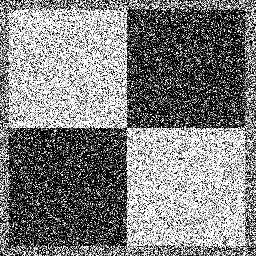
#> input picture intro/ps1_python/input/ps1-input0-noise.png, 256 x 256 px, given in place of logo.png, which was not available
$ python noisePractice.py
#> lines starting #> are read from the running program, lines starting #| are printed output that depends on the picture
import numpy as np
import cv2

img = cv2.imread('logo.png')
#> img is the input picture: shape (256, 256, 3); min 0, max 255, mean 127.6
imgB = img[:,:,1];
cv2.imshow('image',img);

#Adding Noise
s = img.shape
#> s = (256, 256, 3)
noise = np.random.randn(s[0],s[1],s[2])


sigma = int(raw_input());
#> the answer given: 3

imgX = img + noise*sigma

cv2.imshow('image',imgX);
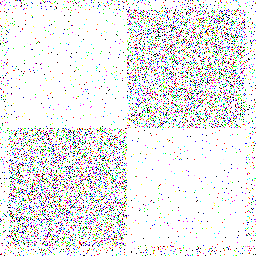
#> window 'image': shape (256, 256, 3); mean B, G, R 233.6, 233.4, 233.4
cv2.waitKey(0)
cv2.destroyAllWindows()

$ run again, on intro/ps1_python/input/ps1-input1.png
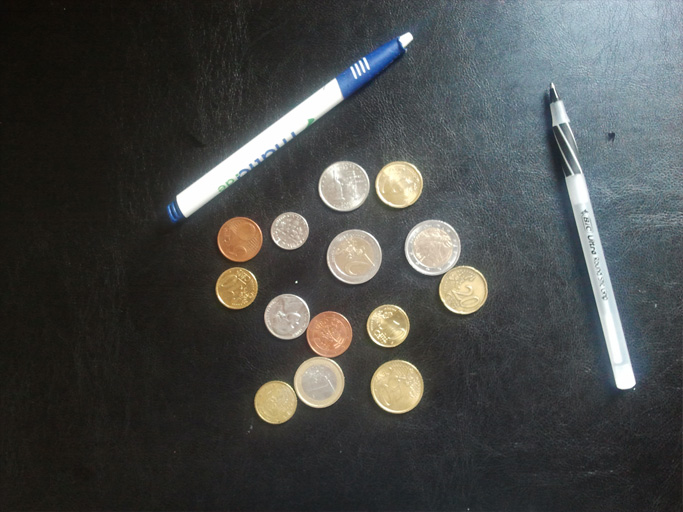
#> input picture intro/ps1_python/input/ps1-input1.png, 683 x 512 px, given in place of logo.png, which was not available
#> img is the input picture: shape (512, 683, 3); mean B, G, R 71.9, 73.3, 71.2
#> `imgB = img[:,:,1];`:
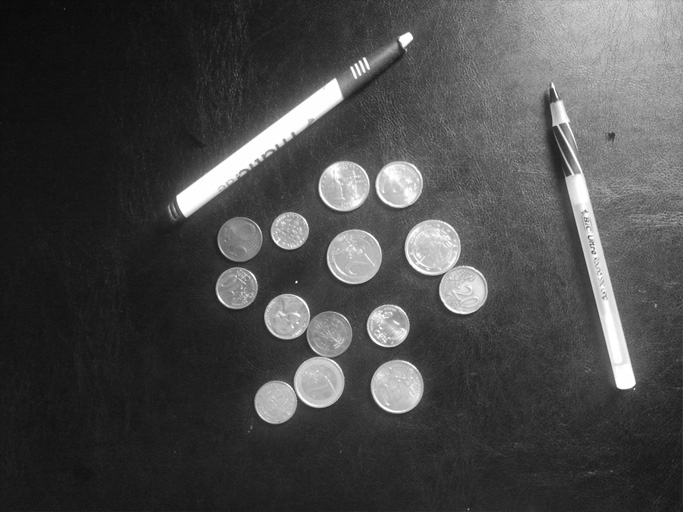
#> imgB: shape (512, 683); min 8, max 255, mean 73.3
